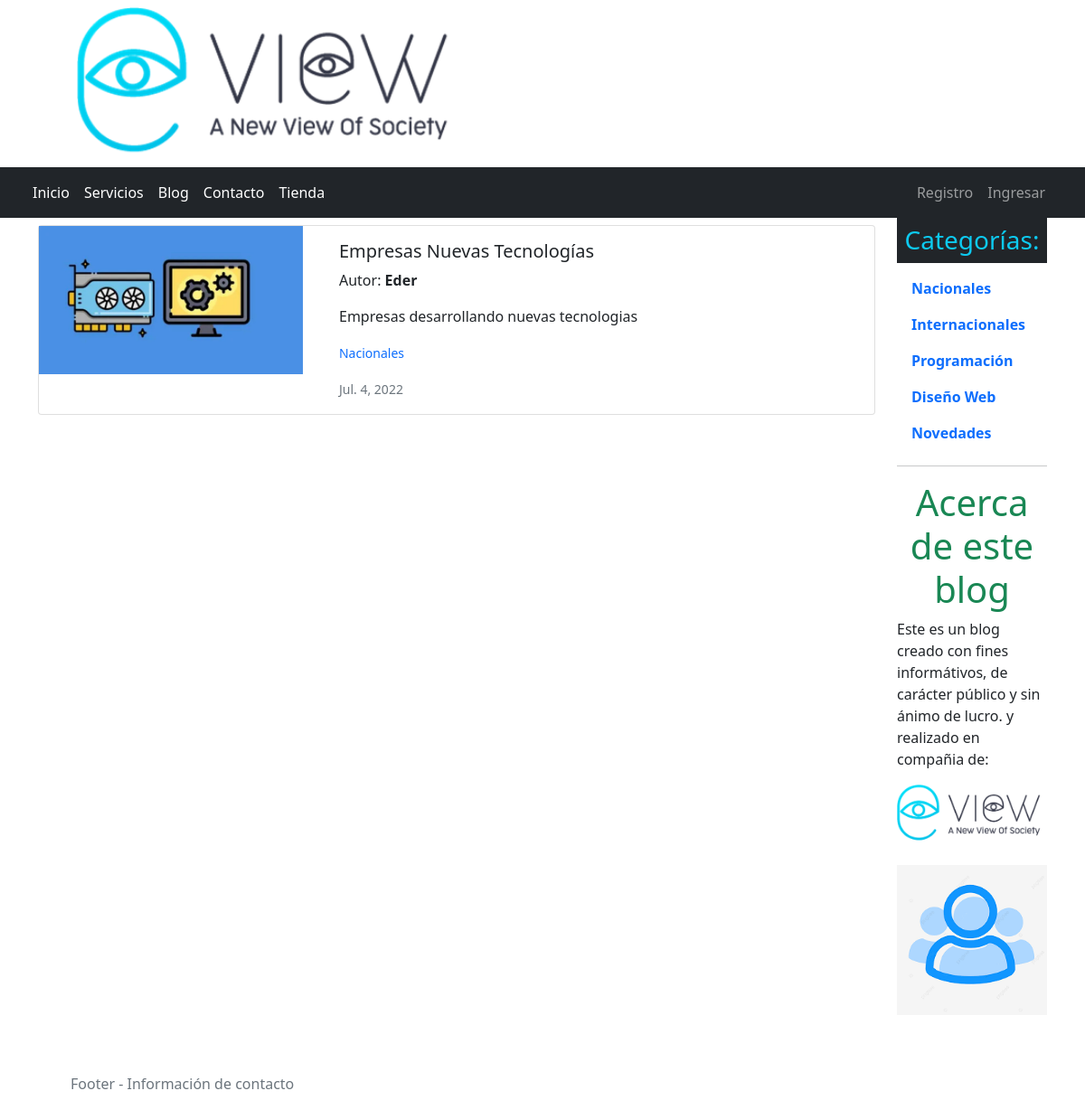
Page /blog/categoria/1 on the committed database.
### blog/models.py (models this page shows, shortened)
class Post(models.Model):
    titulo = models.CharField(max_length=50)
    contenido = models.CharField(max_length=50)
    imagen = models.ImageField(upload_to=upload_imagen_blog)
    autor = models.ForeignKey(User, on_delete=models.CASCADE)
    categorias = models.ManyToManyField(Categoria)
    created = models.DateTimeField(auto_now_add=True)
    updated = models.DateTimeField(auto_now_add=True)
    class Meta:
        verbose_name = 'publicacion'
        verbose_name_plural = 'publicaciones'

class Categoria(models.Model):
    nombre = models.CharField(max_length=50)
    created = models.DateTimeField(auto_now_add=True)
    updated = models.DateTimeField(auto_now_add=True)
    class Meta:
        verbose_name = 'categoria'
        verbose_name_plural = 'categorias'

### blog/views.py (the view)
# urls.py: path('categoria/<int:categoria_id>', views.categoria, name="categoria"),
def categoria(request, categoria_id):
    template_name = 'blog/categorias.html'                      # Nombre de la plantilla
    categoria = Categoria.objects.get(id = categoria_id)        # Consulta a tabla categorías con filtro
    publicaciones = Post.objects.filter(categorias = categoria)
    categorias = Categoria.objects.all()                        # Consulta a tabla categorías
    return render(request, template_name, {'categoria': categoria, 'publicaciones': publicaciones, 'categorias': categorias})

### carro/context_processor.py (called while the page is built, shortened)
def importe_total_carro(request):
    total = 0                                                                      # Variable inicializadora de valor
    cantidades = 0                                                                 # Variable inicializadora de cantidad
    if 'carro' not in request.session:
        request.session['carro'] = {}
    return {'importe_total': total, 'cantidades':cantidades}                       # Retornamos el diccionario de contexto con el dato

### blog/templates/blog/categorias.html (shortened to what this page needs)
{% extends 'ProyectoWebApp/base.html' %}
{% block contenido %}
    {% load static %}
    <section class="container">
        <div class="row">
          <div class="col-10">
            {% for publicacion in publicaciones %}
            <div class="card mb-3 mt-2">
                <div class="row no-gutters">
                  <div class="col-md-4">
                    <img src="{{ publicacion.imagen.url }}" class="col-12" alt="Imagen de post">
                  </div>
                  <div class="col-md-8">
                    <div class="card-body">
                      <h5 class="card-title">{{ publicacion.titulo }}</h5>
                      <p class="card-text">Autor: <strong class="text-capitalize">{{ publicacion.autor }}</strong></p>
                      <p class="card-text">{{ publicacion.contenido }}</p>
                      {% for categoria in publicacion.categorias.all %}
                        <p class="card-text"><small class="text-primary">{{ categoria.nombre }}</small></p>
                      {% endfor %}
                      <p class="card-text"><small class="text-muted">{{ publicacion.created | date }}</small></p>
                    </div>
                  </div>
                </div>
            </div>
            {% endfor %}
          </div>
          <aside class="col-2">
              <h3 class="bg-dark pt-2 pb-2 text-info px-2 text-center">Categorías:</h3>
              {% for categoria in categorias %}
                <a class="text-primary nav-link" href="{% url 'categoria' categoria.id %}"><strong>{{ categoria.nombre }}</strong></a>
              {% endfor %}
              <hr>
              <h1 class="text-success text-center">Acerca de este blog</h1>
              <p>
                Este es un blog creado con fines informátivos, de carácter público y sin ánimo de lucro. y realizado en
                compañia de:
              </p>
              <div class="col-12">
                <img src="{% static 'media/img/logoview.png' %}" class="col-12" alt="">
                <br>
                <img src="{% static 'media/img/default.png' %}" class="col-12" alt="">
              </div>
          </aside>
        </div>
    </section>
{% endblock %}

### rows in the picture
Post: imagen (picture), titulo "Empresas Nuevas Tecnologías", autor "Eder", contenido "Empresas desarrollando nuevas tecnologias", created "Jul. 4, 2022"
Categoria: nombre "Nacionales"
Categoria: nombre "Internacionales"
Categoria: nombre "Programación"
Categoria: nombre "Diseño Web"
Categoria: nombre "Novedades"
